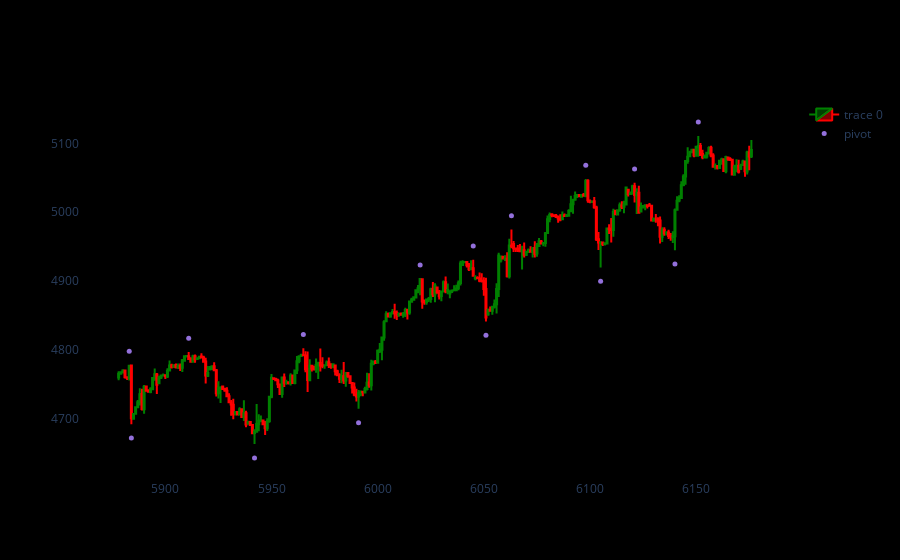

Write notebook code for a chart like this one.
### Code cell
import plotly.graph_objects as go

dfpl = df[-300:-1]
fig = go.Figure(data=[go.Candlestick(x=dfpl.index,
                open=dfpl['open'],
                high=dfpl['high'],
                low=dfpl['low'],
                close=dfpl['close'],
                increasing_line_color= 'green', 
                decreasing_line_color= 'red')])

fig.add_scatter(x=dfpl.index, y=dfpl['pointpos'], mode="markers",
                marker=dict(size=5, color="MediumPurple"),
                name="pivot")
fig.update_layout(xaxis_rangeslider_visible=False)
fig.update_xaxes(showgrid=False)
fig.update_yaxes(showgrid=False)
fig.update_layout(paper_bgcolor='black', plot_bgcolor='black')

fig

### Figure 1 — Plotly figure (JSON) as saved in the notebook; plotly's stock layout.template omitted (floating-point values rounded to 4 significant figures; data arrays with more than 128 entries replaced by an {"elided": "..."} marker saying what was removed)
{"data": [{"close": {"elided": "299 float values"}, "decreasing": {"line": {"color": "red"}}, "high": {"elided": "299 float values"}, "increasing": {"line": {"color": "green"}}, "low": {"elided": "299 float values"}, "open": {"elided": "299 float values"}, "type": "candlestick", "x": {"elided": "299 int values"}}, {"marker": {"color": "MediumPurple", "size": 5}, "mode": "markers", "name": "pivot", "type": "scatter", "x": {"elided": "299 int values"}, "y": {"elided": "299 float values"}}], "layout": {"paper_bgcolor": "black", "plot_bgcolor": "black", "xaxis": {"rangeslider": {"visible": false}, "showgrid": false}, "yaxis": {"showgrid": false}}}
